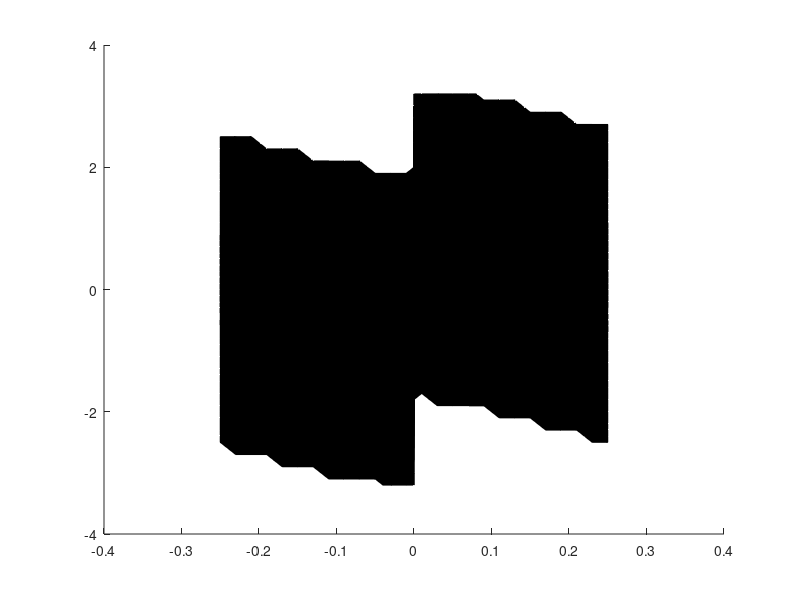

Source code (MATLAB): (Note: this script raises an error after producing the figure.)
clear; clc;
load('safe_boundary_data.mat');

[XDOT, XDDOT, PHIDOT] = ndgrid(xdot_vals, xdotdot_vals, phidot_vals);

% --- 1. Figure: Contour map + Fits ---
figure(1); clf;
fv2 = isosurface(XDOT, XDDOT, PHIDOT, double(safe_matrix), 0.5);
hold on;
if ~isempty(fv2.vertices)
    p2 = patch(fv2);
    p2.FaceColor = [0.5 0 0.13];
    p2.EdgeColor = 'none';
    p2.FaceAlpha = 0.35;
end
xlabel('xdot'); ylabel('xdotdot\_PID'); zlabel('phidot');
title('Safe/Unsafe Boundary (Contour Map) + Fits');
grid on; view(3); camlight; lighting gouraud; axis tight;

% --- Prism vertices and polyfit regions ---
trapezoid1 = [ -0.25, -0.7,  0.9; 0, -1.6,  0.9; 0, 1.9, -0.9; -0.25, 2.5, -0.9];
trapezoid2 = [ -0.25, -2.5,  0.9; 0, -3.2,  0.9; 0, 0.3, -0.9; -0.25, 0.9, -0.9];
trapezoid3 = [0.25, -0.6,  0.9; 0, 0, 0.9; 0, 3.2, -0.9; 0.25, 2.7, -0.9];
trapezoid4 = [0.25, -2.5,  0.9; 0, -1.6,  0.9; 0, 1.6, -0.9; 0.25, 1.1, -0.9];
trapezoid5 = [0, 0, 0.9; 0, -1.6, 0.9; 0, 1.6, -0.9; 0, 3.2, -0.9];
trapezoid6 = [0, -1.6, 0.9; 0, -3.2, 0.9; 0, 0.3, -0.9; 0, 1.6, -0.9];

trapezoids = {trapezoid1, trapezoid2, trapezoid3, trapezoid4, trapezoid5, trapezoid6};
prism_vertices = cell(1, length(trapezoids));
for i = 1:length(trapezoids)
    trapezoid = trapezoids{i};
    if i <= 4
        thickness = 0.1;
        offset_dir = [0 0 1];
    else
        thickness = 0.01;
        v1 = trapezoid(2,:) - trapezoid(1,:);
        v2 = trapezoid(3,:) - trapezoid(1,:);
        offset_dir = cross(v1, v2); offset_dir = offset_dir / norm(offset_dir);
    end
    face1 = trapezoid + thickness * offset_dir;
    face2 = trapezoid - thickness * offset_dir;
    vertices = [face1; face2];
    prism_vertices{i} = vertices;
end

contour_points = fv2.vertices; % Nx3 matrix

prism_points = cell(1,6);
for k = 1:6
    V = prism_vertices{k};
    mask = false(size(contour_points,1),1);
    for n = 1:size(contour_points,1)
        pt = contour_points(n,:);
        mask(n) = inhull(pt, V);
    end
    prism_points{k} = contour_points(mask,:);
    fprintf('%d. There are %d points inside Prism.\n', k, sum(mask));
end

fit_coeffs = cell(1,6);
colors = [
    0.9 0.1 0.1;    % red
    0.2 0.8 0.2;    % green
    0.1 0.3 0.9;    % blue
    0.9 0.7 0.2     % orange
];

fit_handles = gobjects(1,4);
for k = 1:6
    region_pts = prism_points{k};
    if isempty(region_pts)
        warning('Prism %d is empty, skipped.', k);
        continue
    end
    X1 = region_pts(:,1); X2 = region_pts(:,2); X3 = region_pts(:,3);

    if k <= 4
        poly_degree = 2;
        model = polyfitn([X1, X2], X3, poly_degree);
        Nfit = 30;
        x1_grid = linspace(min(X1), max(X1), Nfit);
        x2_grid = linspace(min(X2), max(X2), Nfit);
        [XX1, XX2] = meshgrid(x1_grid, x2_grid);
        predX3 = polyvaln(model, [XX1(:), XX2(:)]);
        predX3 = reshape(predX3, size(XX1));
        fit_handles(k) = mesh(XX1, XX2, predX3, ...
            'EdgeColor', colors(k,:), ...
            'FaceColor', colors(k,:), ...
            'FaceAlpha', 0.45, ...
            'EdgeAlpha', 0.9, ...
            'DisplayName', sprintf('Region %d Fit', k));
        fit_coeffs{k} = model;  
    else
        fit_coeffs{k} = [];
    end
end

legend([p2, fit_handles], ...
    'Contour Map (isosurface)', ...
    'Region 1 Fit', 'Region 2 Fit', 'Region 3 Fit', 'Region 4 Fit');
zlim([-0.9 0.9]);

%% ---- Print Fit equations and R² values ----
disp('----- Region-by-Region Fit Equations/Regions -----')
for k = 1:6
    model = fit_coeffs{k};
    if isempty(model)
        fprintf('Region %d: No fit.\n', k);
        continue
    end
    coeffs = model.Coefficients;
    terms = model.ModelTerms;
    syms xdot xdotdot
    eqn = 0;
    for j = 1:length(coeffs)
        deg_x = terms(j,1);
        deg_y = terms(j,2);
        term_j = coeffs(j) * (xdot^deg_x) * (xdotdot^deg_y);
        eqn = eqn + term_j;
    end
    eqn = simplify(eqn, 'IgnoreAnalyticConstraints', true);
    eqn = vpa(eqn, 4);
    fprintf('\nRegion %d: phidot =\n', k);
    pretty(eqn);

    % ---- Calculate and Print R^2 ----
    region_pts = prism_points{k};
    X1 = region_pts(:,1);
    X2 = region_pts(:,2);
    X3 = region_pts(:,3); % True phidot values
    X3_pred = polyvaln(model, [X1, X2]); % Fit prediction
    SS_res = sum((X3 - X3_pred).^2);
    SS_tot = sum((X3 - mean(X3)).^2);
    R2 = 1 - SS_res / SS_tot;
    fprintf('R^2 for Region %d: %.4f\n', k, R2);
end
disp('---------------------------------------------')

%% --- 2. Figure: Contour Map + Proper Prisms ---
figure(2); clf;
fv2 = isosurface(XDOT, XDDOT, PHIDOT, double(safe_matrix), 0.5);
hold on;
if ~isempty(fv2.vertices)
    p2 = patch(fv2);
    p2.FaceColor = [0.5 0 0.13];
    p2.EdgeColor = 'none';
    p2.FaceAlpha = 0.55;
end
xlabel('xdot'); ylabel('xdotdot_PID'); zlabel('phidot');
title('Contour Map + Prisms (Corrected Vertices)');
grid on; view(3); camlight; lighting gouraud; axis tight;

box_colors = lines(length(prism_vertices)); % Color palette

prism_handles = gobjects(1, length(prism_vertices)); 

for k = 1:length(prism_vertices)
    V = prism_vertices{k}; % 8x3 corner points
    box_faces = [
        1 2 3 4;    % Bottom face
        5 6 7 8;    % Top face
        1 2 6 5;    % Side face
        2 3 7 6;    % Side face
        4 1 5 8;    % Side face
        8 7 3 4     % Side face
    ];

    prism_handles(k) = patch('Vertices', V, ...
          'Faces', box_faces, ...
          'FaceColor', box_colors(k,:), ...
          'FaceAlpha', 0.27, ...
          'EdgeColor', box_colors(k,:), ...
          'LineWidth', 2.5, ...
          'DisplayName', sprintf('Prism %d (trapezoid%d)', k, k));
end

legend([p2, prism_handles], ['Contour Map (isosurface)', ...
    arrayfun(@(k) sprintf('Prism %d (trapezoid%d)',k,k), 1:length(prism_vertices), 'UniformOutput', false)]);
